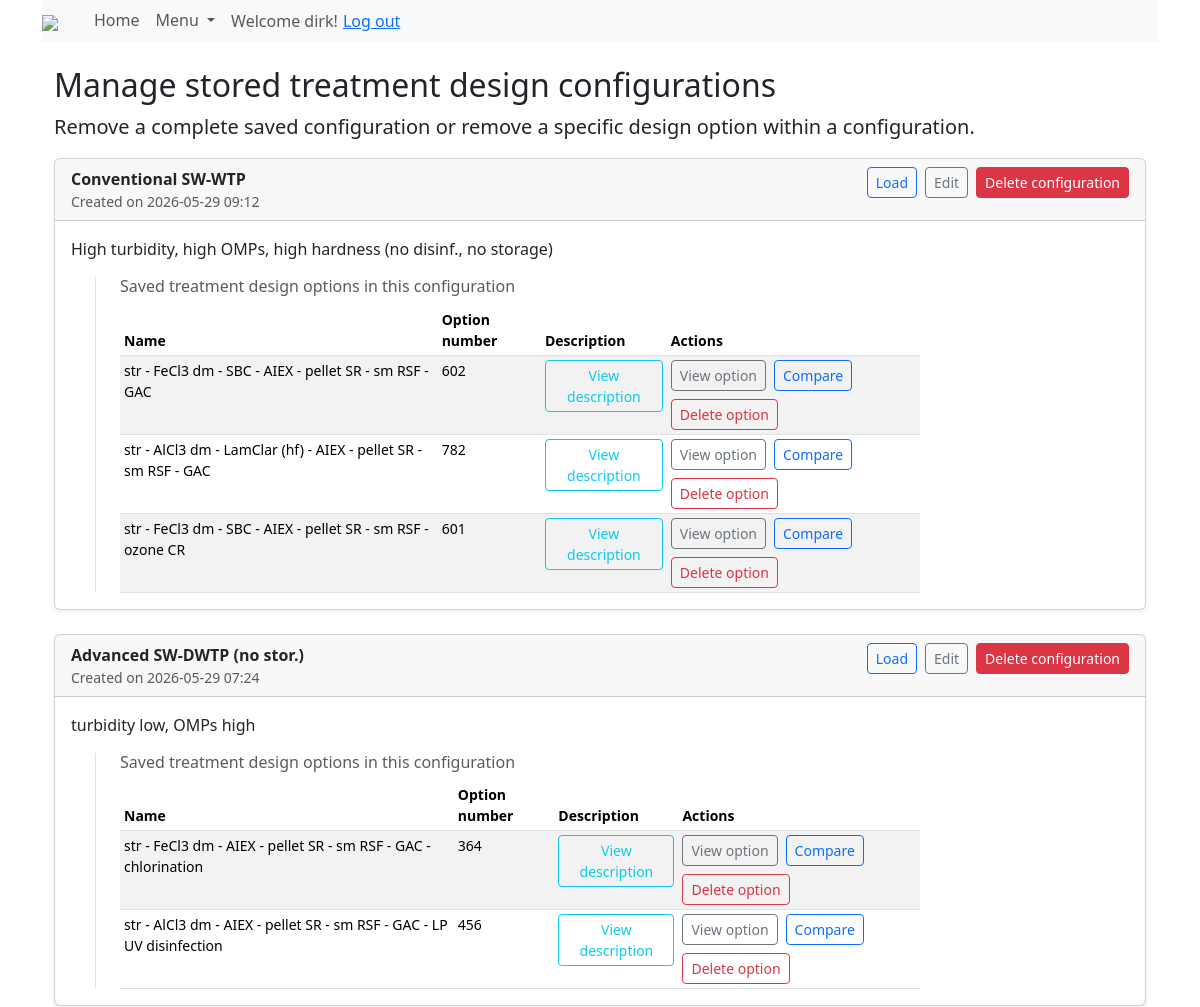
Page /configuration_manage/ (signed in, upper part) on the earlier database version.
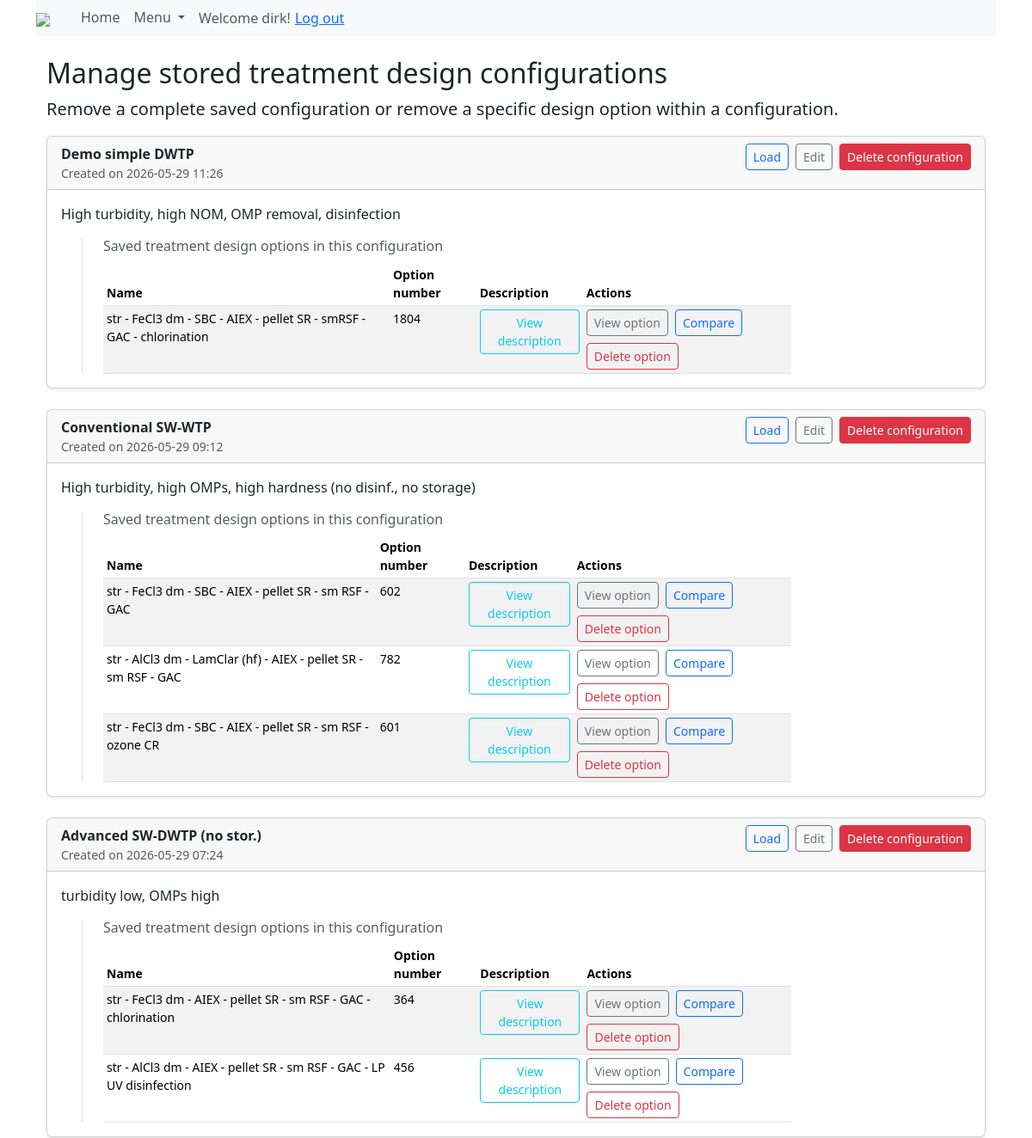
Same page on the later database version.
### drinq/models.py (models this page shows, shortened)
class MultiStepConfiguration(models.Model):
    name = models.CharField(max_length=150)
    description = models.TextField(blank=True, null=True, max_length=500)
    user = models.ForeignKey(
        CustomUser,
        on_delete=models.CASCADE,
        related_name='multistepforms',
        db_column='user',
        blank=True, null=True)
    date_created = models.DateTimeField(auto_now_add=True)
    water_source = models.ForeignKey(
        'DesignTree',
        on_delete=models.SET_NULL,
        db_column='water_source',
        related_name='multistepforms',
        blank=True, null=True)
    session_key = models.CharField(max_length=40)
    class Meta:
        db_table = 'form_multistep'

class TreatmentPlant(models.Model):
    id = models.AutoField(primary_key=True, unique=True)
    configuration = models.ForeignKey(
        MultiStepConfiguration, models.CASCADE, blank=True, null=True,
        db_column='configuration')
    option = models.IntegerField(
        blank=False, null=False,
        help_text="Identifying number in a set of preliminary treatment design options"
        )
    name = models.TextField(blank=True, null=False)
    description = models.TextField(blank=True, null=True)
    slug = models.SlugField(unique=True, blank=True)
    class Meta:
        db_table = 'treatmentplant'
        verbose_name_plural = "treatment plants"

### drinq/views.py (the view, shortened to what this page needs)
class ConfigurationManagementView(LoginRequiredMixin, generic.TemplateView):
    template_name = 'drinq/configuration_manage.html'
    def get_context_data(self, **kwargs):
        context = super().get_context_data(**kwargs)
        configurations = (
            MultiStepConfiguration.objects
            .filter(user=self.request.user)
            .prefetch_related('treatmentplant_set')
            .order_by('-date_created')
        )
        context['configurations'] = configurations
        return context

### templates/drinq/configuration_manage.html (shortened to what the changed rows need)
{% extends 'base.html' %}
{% load i18n %}
{% block content %}
<div class="container mt-4">
    <h2>Manage stored treatment design configurations</h2>
    {% if configurations %}
        {% for configuration in configurations %}
            <div class="card mb-4 shadow-sm">
                <div class="card-header configuration-card-header">
                    <div class="configuration-name-block">
                        <strong>{{ configuration.name }}</strong>
                        <div class="small text-muted">
                            Created on {{ configuration.date_created|date:'Y-m-d H:i' }}
                        </div>
                    </div>
                    <div class="configuration-action-group">
                        <a
                            href="{% url 'form_complete' configuration.session_key %}"
                            class="btn btn-sm btn-outline-primary"
                        >
                            Load
                        </a>
                        <a
                            href="{% url 'configuration_edit' configuration.id %}"
                            class="btn btn-sm btn-outline-secondary"
                        >
                            Edit
                        </a>
                        <form method="post" class="d-inline">
                            <button
                                type="submit"
                                class="btn btn-sm btn-danger"
                                onclick="return confirm('Delete this configuration and all design options?');"
                            >
                                Delete configuration
                            </button>
                        </form>
                    </div>
                </div>
                <div class="card-body">
                    <p class="mb-2">
                        {{ configuration.description|default:'No description available.' }}
                    </p>
                    {% if configuration.treatmentplant_set.all %}
                        <div class="ms-md-4 mt-3 border-start ps-3 ps-md-4">
                            <h6 class="text-muted mb-2">
                                Saved treatment design options in this
                                configuration
                            </h6>
                            <div class="table-responsive small">
                                <table class="table table-sm table-striped mb-0">
                                <thead>
                                    <tr>
                                        <th>Name</th>
                                        <th>Option number</th>
                                        <th>Description</th>
                                        <th>Actions</th>
                                    </tr>
                                </thead>
                                <tbody>
                                    {% for treatment_plant in configuration.treatmentplant_set.all %}
                                        <tr>
                                            <td>{{ treatment_plant.name }}</td>
                                            <td>{{ treatment_plant.option }}</td>
                                            <td>
                                                <button
                                                    type="button"
                                                    class="btn btn-sm btn-outline-info js-view-description"
                                                    data-option-name="{{ treatment_plant.name|escape }}"
                                                    data-option-description="{{ treatment_plant.description|default:'No description available.'|escape }}"
                                                >
                                                    View description
                                                </button>
                                            </td>
                                            <td>
                                                <div class="design-option-actions">
                                                    {% if treatment_plant.slug %}
                                                        <a
                                                            href="{% url 'design_detail' treatment_plant.slug %}"
                                                            class="btn btn-sm btn-outline-secondary"
                                                        >
                                                            View option
                                                        </a>
                                                    {% endif %}
                                                    <a
                                                        href="{% url 'treatmentplant_compare' %}?left_plant={{ treatment_plant.id }}"
                                                        class="btn btn-sm btn-outline-primary compare-action-btn"
                                                    >
                                                        Compare
                                                    </a>
                                                    <form method="post" class="d-inline">
                                                        <button
                                                            type="submit"
                                                            class="btn btn-sm btn-outline-danger"
                                                            onclick="return confirm('Delete this design option?');"
                                                        >
                                                            Delete option
                                                        </button>
                                                    </form>
                                                </div>
                                            </td>
                                        </tr>
                                    {% endfor %}
                                </tbody>
                                </table>
                            </div>
                        </div>
                    {% else %}
                        <div class="alert alert-info mb-0">
                            No design options saved for this configuration.
                        </div>
                    {% endif %}
                </div>
            </div>
        {% endfor %}
    {% else %}
        <div class="alert alert-info">
            No saved configurations found.
        </div>
    {% endif %}
</div>
{% endblock %}

Differences in the rows shown:
added MultiStepConfiguration: name "Demo simple DWTP", date_created "2026-05-29 11:26", description "High turbidity, high NOM, OMP removal, disinfection"
added TreatmentPlant: name "str - FeCl3 dm - SBC - AIEX - pellet SR - smRSF - GAC - chlorination", option "1804", shows "View option", shown under "Demo simple DWTP"
